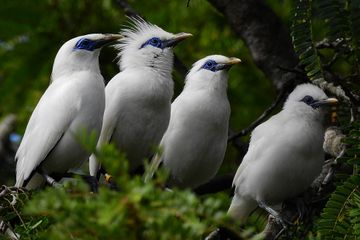
#> input picture Pengolahan Citra Digital/tugas-3/jalak_bali.jpg, 360 x 240 px
$ jupyter execute prak2.ipynb
#> lines starting #> are read from the running program, lines starting #| are printed output that depends on the picture; after the words box and inside, x2 and y2 are one past the last pixel; in counts of white or black regions, pixels touching at a corner belong together
[cell 1]
import cv2 as cv
import numpy as np

img = cv.imread('jalak_bali.jpg')
#> img is the input picture: shape (240, 360, 3); mean B, G, R 51.2, 71.4, 65.4
gray = cv.cvtColor(img, cv.COLOR_BGR2GRAY)
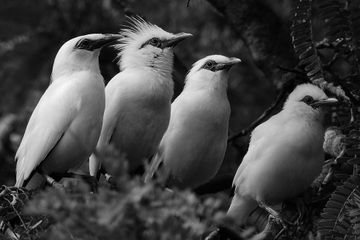
#> gray: shape (240, 360); min 0, max 254, mean 67.3

blurred = cv.GaussianBlur(gray, (5, 5), 0)
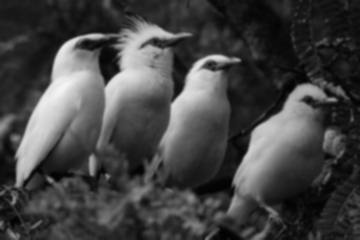
#> blurred: shape (240, 360); min 2, max 246, mean 67.3

ret, thresh = cv.threshold(blurred, 150, 255, cv.THRESH_BINARY + cv.THRESH_OTSU)
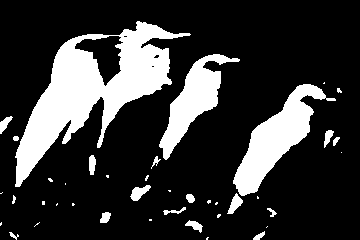
#> thresh: shape (240, 360); 20.8% white; 40 white regions (21 under 20 px), largest, box (x1, y1, x2, y2) and area: (15, 21, 191, 187) 9899, (233, 84, 336, 196) 3903, (159, 54, 240, 160) 2809
#> ret = 102

kernel = cv.getStructuringElement(cv.MORPH_RECT, (5, 5))

opening = cv.morphologyEx(thresh, cv.MORPH_OPEN, kernel, iterations=2)
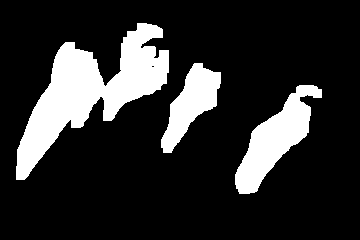
#> opening: shape (240, 360); 17.7% white; 3 white regions, box (x1, y1, x2, y2) and area: (16, 23, 169, 180) 9052, (235, 85, 322, 194) 3772, (161, 63, 221, 153) 2487

closing = cv.morphologyEx(opening, cv.MORPH_CLOSE, kernel, iterations=2)
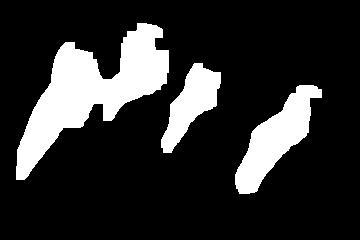
#> closing: shape (240, 360); 18.1% white; 3 white regions

contours, hierarchy = cv.findContours(closing, cv.RETR_EXTERNAL, cv.CHAIN_APPROX_SIMPLE)
#> contours = 3 contours; box (x1, y1, x2, y2) and area: (16, 23, 169, 180) 8974, (235, 85, 322, 194) 3707, (161, 63, 221, 153) 2376

jumlah_burung = 0

for cnt in contours:
    area = cv.contourArea(cnt)

    if area > 1000:
        jumlah_burung += 1

        x, y, w, h = cv.boundingRect(cnt)
        cv.rectangle(img, (x, y), (x+w, y+h), (0, 255, 0), 2)
#> this loop made 3 passes
#> (area, x, y, w, h) on passes 1 to 3: (3707, 235, 85, 87, 109), (2375.5, 161, 63, 60, 90), (8974.5, 16, 23, 153, 157)
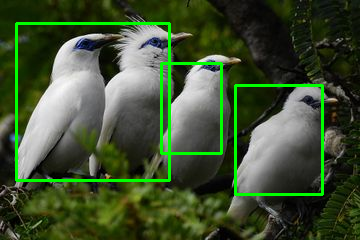
#> img: shape (240, 360, 3); 4.52% of pixels changed, all inside (x1, y1, x2, y2) = (15, 22, 324, 196)
#> after the loop, jumlah_burung = 3

print(f"Jumlah burung jalak bali yang terdeteksi: {jumlah_burung}")
#| Jumlah burung jalak bali yang terdeteksi: 3

cv.imshow('1. Citra Asli dengan Deteksi', img)
cv.imshow('2. Hasil Segmentasi (Thresholding)', thresh)
cv.imshow('3. Hasil Morfologi (Opening + Closing)', closing)

cv.waitKey(0)
cv.destroyAllWindows()

$ run again, with Pengolahan Citra Digital/tugas-3/bung-tomo.jpg copied over Pengolahan Citra Digital/tugas-3/jalak_bali.jpg
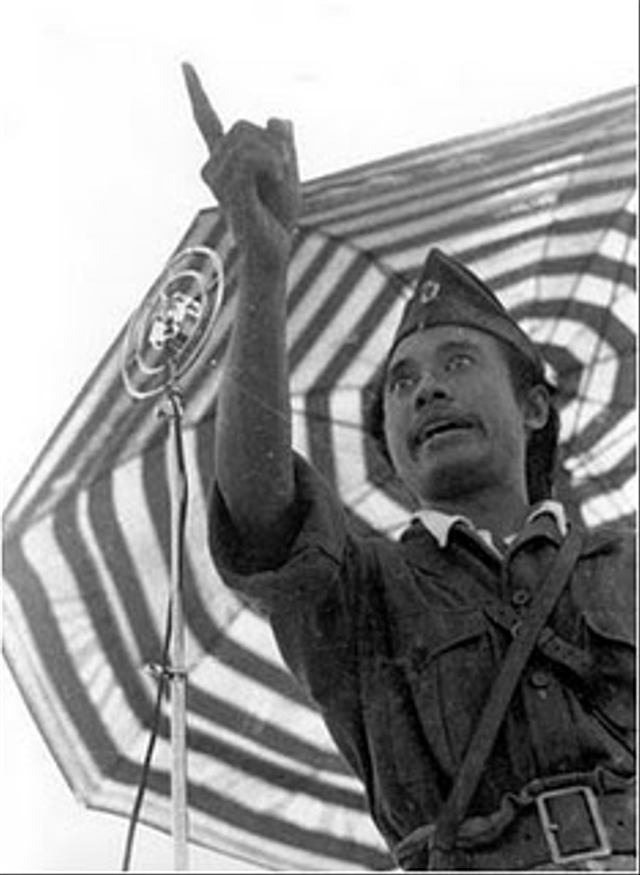
#> input picture Pengolahan Citra Digital/tugas-3/bung-tomo.jpg, 640 x 875 px
#> img is the input picture: shape (875, 640, 3); min 0, max 255, mean 148
#> `ret, thresh = cv.threshold(blurred, 150, 255, cv.THRESH_BINARY + cv.TH..`:
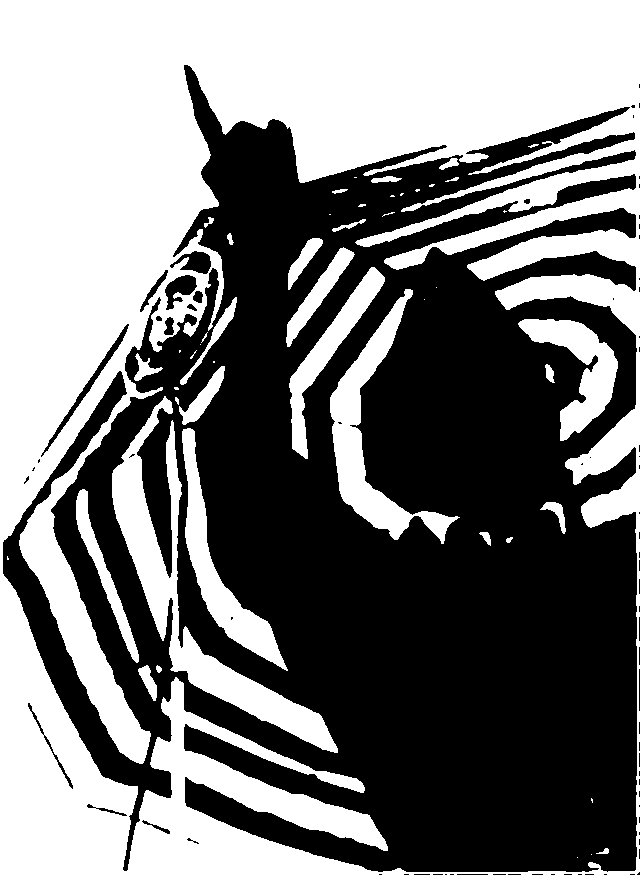
#> thresh: shape (875, 640); 47.3% white; 49 white regions (21 under 20 px), largest, box (x1, y1, x2, y2) and area: (0, 0, 640, 875) 222803, (112, 396, 338, 753) 12814, (330, 289, 460, 544) 7466
#> ret = 152
#> opening: shape (875, 640); 44.4% white; 39 white regions, largest, box (x1, y1, x2, y2) and area: (0, 0, 640, 540) 139378, (0, 576, 138, 875) 22748, (127, 681, 383, 875) 19126
#> closing: shape (875, 640); 45.2% white; 24 white regions
#> contours = 24 contours; largest, box (x1, y1, x2, y2) and area: (0, 0, 640, 875) 208826, (166, 374, 280, 662) 7064, (330, 304, 410, 537) 6451, (112, 457, 177, 630) 4722, (522, 319, 617, 438) 4416
#> the loop `for cnt in contours:` made 24 passes
#> (area, x, y, w, h) on passes 8, 9, 10, 12, 14, 15, 17, 19: (1644.5, 582, 473, 58, 53), (4722, 112, 457, 65, 173), (2155.5, 567, 405, 73, 75), (7063.5, 166, 374, 114, 288), (4416, 522, 319, 95, 119), (6451, 330, 304, 80, 233), (3603, 498, 275, 142, 60), (3511, 290, 270, 93, 183)
#> after the loop `for cnt in contours:`:
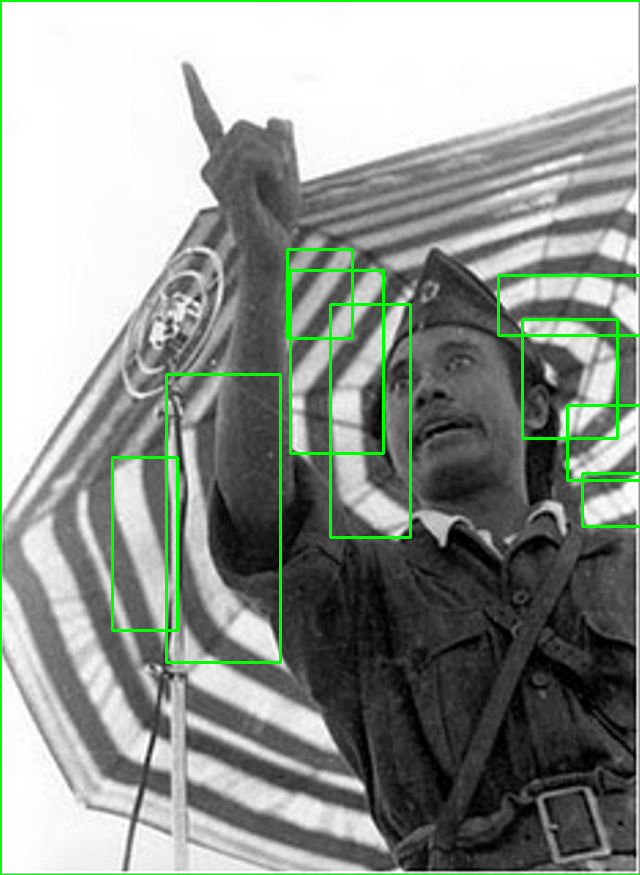
#> img: shape (875, 640, 3); 2.88% of pixels changed, all inside (x1, y1, x2, y2) = (0, 0, 640, 875)
#> after the loop `for cnt in contours:`: jumlah_burung = 10
#| Jumlah burung jalak bali yang terdeteksi: 10

$ run again, with Pengolahan Citra Digital/tugas-3/download.jpg copied over Pengolahan Citra Digital/tugas-3/jalak_bali.jpg
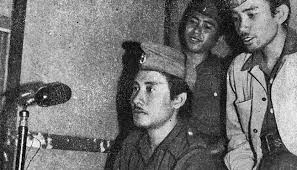
#> input picture Pengolahan Citra Digital/tugas-3/download.jpg, 297 x 170 px
#> img is the input picture: shape (170, 297, 3); min 0, max 255, mean 114.1
#> `ret, thresh = cv.threshold(blurred, 150, 255, cv.THRESH_BINARY + cv.TH..`:
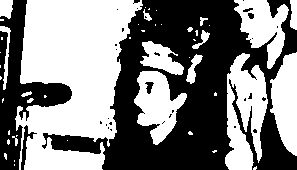
#> thresh: shape (170, 297); 50.8% white; 31 black regions (25 under 20 px), largest, box (x1, y1, x2, y2) and area: (42, 0, 297, 170) 20198, (0, 0, 72, 170) 4197, (21, 125, 37, 170) 185, (145, 82, 154, 94) 61, (248, 13, 254, 19) 29, (243, 8, 253, 12) 24
#> ret = 113
#> opening: shape (170, 297); 43.4% white; 15 white regions, largest, box (x1, y1, x2, y2) and area: (21, 0, 135, 138) 11714, (271, 53, 297, 154) 1950, (136, 71, 177, 142) 1800
#> closing: shape (170, 297); 45.3% white; 4 white regions
#> contours = 4 contours; box (x1, y1, x2, y2) and area: (21, 0, 135, 170) 13194, (226, 0, 297, 170) 6118, (136, 43, 182, 142) 2462, (0, 0, 13, 16) 166
#> the loop `for cnt in contours:` made 4 passes
#> (area, x, y, w, h) on passes 1 to 3: (2462.5, 136, 43, 46, 99), (6118, 226, 0, 71, 170), (13194, 21, 0, 114, 170)
#> after the loop `for cnt in contours:`:
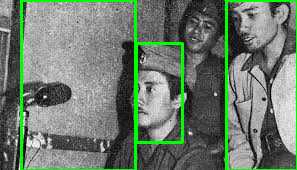
#> img: shape (170, 297, 3); 5.75% of pixels changed, all inside (x1, y1, x2, y2) = (20, 0, 297, 170)
#> after the loop `for cnt in contours:`: jumlah_burung = 3
#| Jumlah burung jalak bali yang terdeteksi: 3
